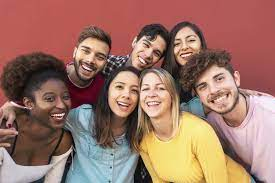
#> input picture test_images/Unknown.jpeg, 275 x 183 px
$ python pyramid_blur.py
#> lines starting #> are read from the running program, lines starting #| are printed output that depends on the picture; after the words box and inside, x2 and y2 are one past the last pixel; in counts of white or black regions, pixels touching at a corner belong together
import numpy as np
import cv2
from PIL import Image, ImageDraw


def gaussian_pyramid(img, num_levels):
    lower = img.copy()
    gaussian_pyr = [lower]
    for i in range(num_levels):
        lower = cv2.pyrDown(lower)
        gaussian_pyr.append(np.float32(lower))
    return gaussian_pyr

def laplacian_pyramid(gaussian_pyr):
    laplacian_top = gaussian_pyr[-1]
    num_levels = len(gaussian_pyr) - 1

    laplacian_pyr = [laplacian_top]
    for i in range(num_levels,0,-1):
        size = (gaussian_pyr[i - 1].shape[1], gaussian_pyr[i - 1].shape[0])
        gaussian_expanded = cv2.pyrUp(gaussian_pyr[i], dstsize=size)
        laplacian = np.subtract(gaussian_pyr[i-1], gaussian_expanded )
        laplacian_pyr.append(laplacian)

    return laplacian_pyr

def blend(laplacian_A,laplacian_B,mask_pyr):
    LS = []
    for la,lb,mask in zip(laplacian_A,laplacian_B,mask_pyr):
        ls = lb * mask + la * (1.0 - mask)
        LS.append(ls)
    return LS

def reconstruct(laplacian_pyr):
    laplacian_top = laplacian_pyr[0]
    laplacian_lst = [laplacian_top]
    num_levels = len(laplacian_pyr) - 1

    for i in range(num_levels):
        size = (laplacian_pyr[i + 1].shape[1], laplacian_pyr[i + 1].shape[0])
        laplacian_expanded = cv2.pyrUp(laplacian_top, dstsize=size)
        laplacian_expanded = laplacian_expanded.astype(laplacian_pyr[i+1].dtype)
        laplacian_top = cv2.add(laplacian_pyr[i+1], laplacian_expanded)
        laplacian_lst.append(laplacian_top)
    return laplacian_lst

def blur_object(num_levels = 7):

    # Load the two images
#> called with num_levels = 5
    img1 = cv2.imread('test_images/Unknown.jpeg')
#> img1 is the input picture: shape (183, 275, 3); mean B, G, R 101.9, 115.6, 156.5
    # img1 = cv2.resize(img1, (1800, 1000))
    img2 = cv2.flip(img1, 0)
    # img2 = cv2.resize(img2, (1800, 1000))

    # Create the mask
    y1, y2, x1, x2, = 25, 70, 100, 200
    mask = np.zeros_like((img1), dtype='float32')
    mask[25:70, 100:200,:] = (1,1,1)
    # (0,0,0)


    # For image-1, calculate Gaussian and Laplacian
    gaussian_pyr_1 = gaussian_pyramid(img1, num_levels)
#> after the loop in gaussian_pyramid, `for i in range(num_levels):`: gaussian_pyr = 6 items
#> gaussian_pyr_1 = 6 items
    laplacian_pyr_1 = laplacian_pyramid(gaussian_pyr_1)
#> in laplacian_pyramid, `num_levels = len(gaussian_pyr) - 1`: num_levels = 5
#> after the loop in laplacian_pyramid, `for i in range(num_levels,0,-1):`: laplacian_pyr = 6 items
#> laplacian_pyr_1 = 6 items

    # For image-2, calculate Gaussian and Laplacian
    gaussian_pyr_2 = gaussian_pyramid(img2, num_levels)
#> the loop in gaussian_pyramid (call 2), `for i in range(num_levels):` made 5 passes
#> pass 3, in gaussian_pyramid (call 2), `lower = cv2.pyrDown(lower)`:
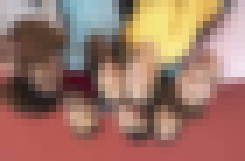
#> lower: shape (23, 35, 3) (shown 7 times larger); mean B, G, R 103.1, 117, 156.7
#> gaussian_pyr_2 = 6 items
    laplacian_pyr_2 = laplacian_pyramid(gaussian_pyr_2)
#> the loop in laplacian_pyramid (call 2), `for i in range(num_levels,0,-1):` made 5 passes
#> pass 3, in laplacian_pyramid (call 2), `laplacian = np.subtract(gaussian_pyr[i-1], gaussian_expanded )`:
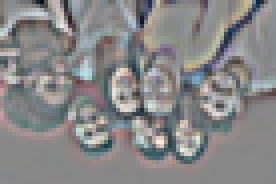
#> laplacian: shape (46, 69, 3) float32 (shown 4 times larger); mean of channels 0, 1, 2 -0.1, -0.1, -0.1; drawn with min black and max white
#> laplacian_pyr_2 = 6 items

    # Calculate the Gaussian pyramid for the mask image and reverse it.
    mask_pyr_final = gaussian_pyramid(mask, num_levels)
#> mask_pyr_final = 6 items
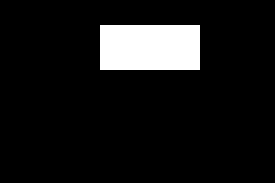
#> mask: shape (183, 275, 3) float32; values 0 (black) and 1 (white), 8.9% white; 1 white region, box (x1, y1, x2, y2) and area: (100, 25, 200, 70) 4500
    mask_pyr_final.reverse()

    # Blend the imagesß
    add_laplace = blend(laplacian_pyr_1,laplacian_pyr_2,mask_pyr_final)
#> the loop in blend, `for la,lb,mask in zip(laplacian_A,laplacian_B,mask_pyr):` made 6 passes
#> pass 3, in blend, `ls = lb * mask + la * (1.0 - mask)`:
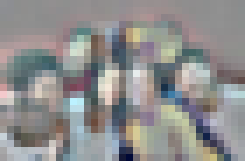
#> ls: shape (23, 35, 3) float32 (shown 7 times larger); mean of channels 0, 1, 2 -0.1, 0.1, 0.5; drawn with min black and max white
#> add_laplace = 6 items

    # Reconstruct the images
    final  = reconstruct(add_laplace)
#> in reconstruct, `num_levels = len(laplacian_pyr) - 1`: num_levels = 5
#> after the loop in reconstruct, `for i in range(num_levels):`:
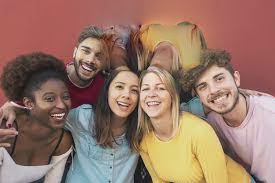
#> laplacian_top: shape (183, 275, 3) float32; mean of channels 0, 1, 2 102.9, 119.8, 159.2; drawn with min black and max white
#> after the loop in reconstruct, `for i in range(num_levels):`: laplacian_lst = 6 items
#> final = 6 items
    end = final[num_levels].astype(img1.dtype)

    # cv2.imshow('img', img1)
    cv2.imshow('img1', cv2.rectangle(img1, (x1, y1), (x2, y2), (255, 0, 0), 2))
    # cv2.imshow('img2', img2)
    cv2.imshow('img2', cv2.rectangle(img2, (x1, y1), (x2, y2), (255, 0, 0), 2))
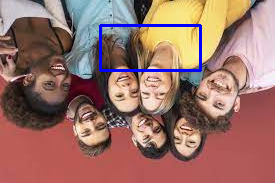
#> window 'img2': shape (183, 275, 3); mean B, G, R 104.3, 112.9, 153.6
    cv2.imshow('final', end)
    cv2.imshow('final0', cv2.rectangle(end, (x1, y1), (x2, y2), (255, 0, 0), 2))
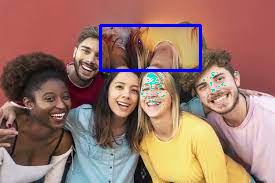
#> window 'final0': shape (183, 275, 3); mean B, G, R 105.4, 117.5, 155.3
    # [5 lines of commented-out code are left out]
    cv2.waitKey(0)


if __name__ == "__main__":
    blur_object(num_levels = 5)

$ run again, with test_images/getty_517194189_373099.jpeg copied over test_images/Unknown.jpeg
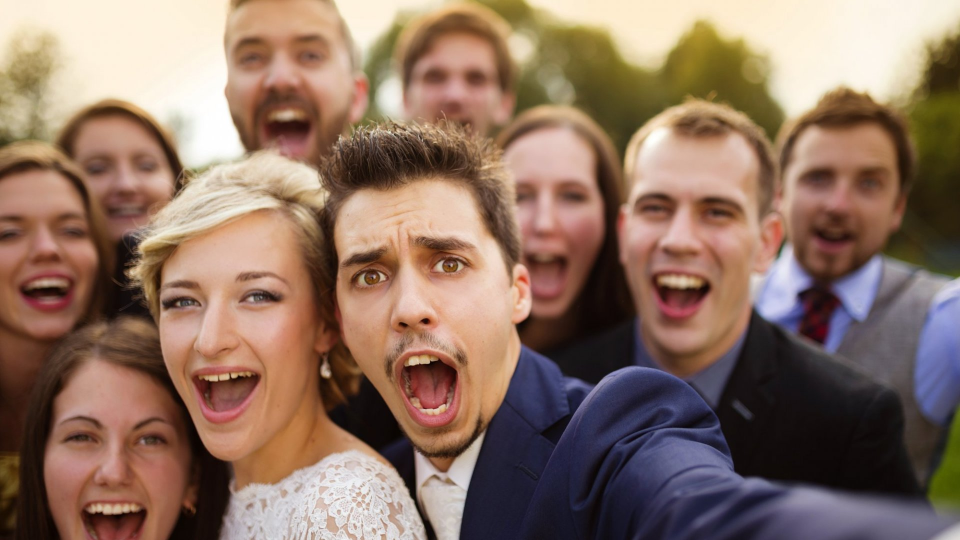
#> input picture test_images/getty_517194189_373099.jpeg, 1920 x 1080 px (shown at 1/2 size)
#> in blur_object, img1 is the input picture: shape (1080, 1920, 3); mean B, G, R 98.7, 114, 140.9
#> after the loop in gaussian_pyramid, `for i in range(num_levels):`: gaussian_pyr = 6 items
#> in laplacian_pyramid, `num_levels = len(gaussian_pyr) - 1`: num_levels = 5
#> after the loop in laplacian_pyramid, `for i in range(num_levels,0,-1):`: laplacian_pyr = 6 items
#> after the loop in gaussian_pyramid (call 2), `for i in range(num_levels):`:
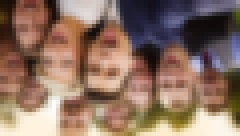
#> lower: shape (34, 60, 3) (shown 4 times larger); mean B, G, R 98, 112.9, 139.8
#> mask: shape (1080, 1920, 3) float32; values 0 (black) and 1 (white), 0.22% white; 1 white region, box (x1, y1, x2, y2) and area: (100, 25, 200, 70) 4500
#> the loop in blend, `for la,lb,mask in zip(laplacian_A,laplacian_B,mask_pyr):` made 6 passes
#> in reconstruct, `num_levels = len(laplacian_pyr) - 1`: num_levels = 5
#> after the loop in reconstruct, `for i in range(num_levels):`: laplacian_lst = 6 items
#> in blur_object, `cv2.imshow('final0', cv2.rectangle(end, (x1, y1), (x2, y2), (255, 0, 0..`:
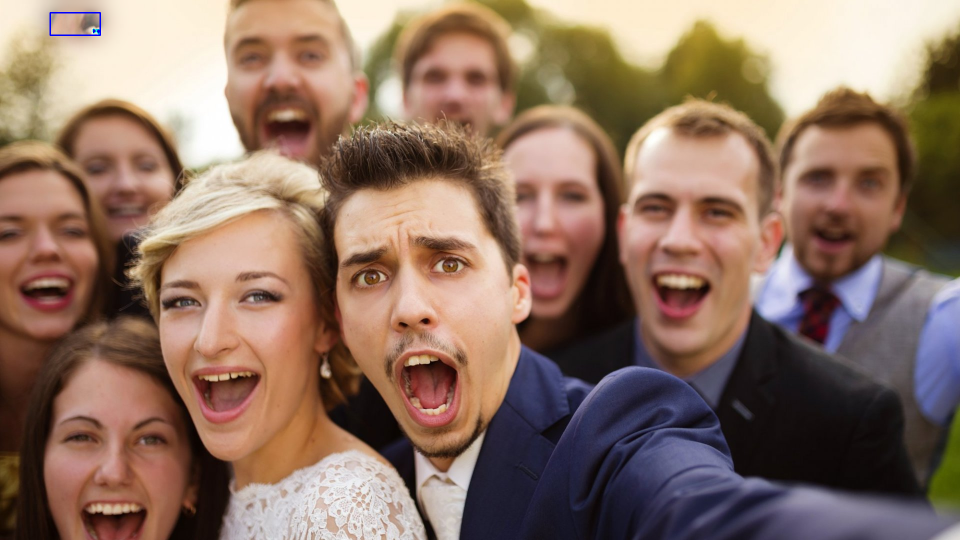
#> window 'final0': shape (1080, 1920, 3) (shown at 1/2 size); mean B, G, R 98.4, 113.6, 140.5

$ run again, with test_images/what-is-people-operations-2400x2400-20201118.jpg copied over test_images/Unknown.jpeg
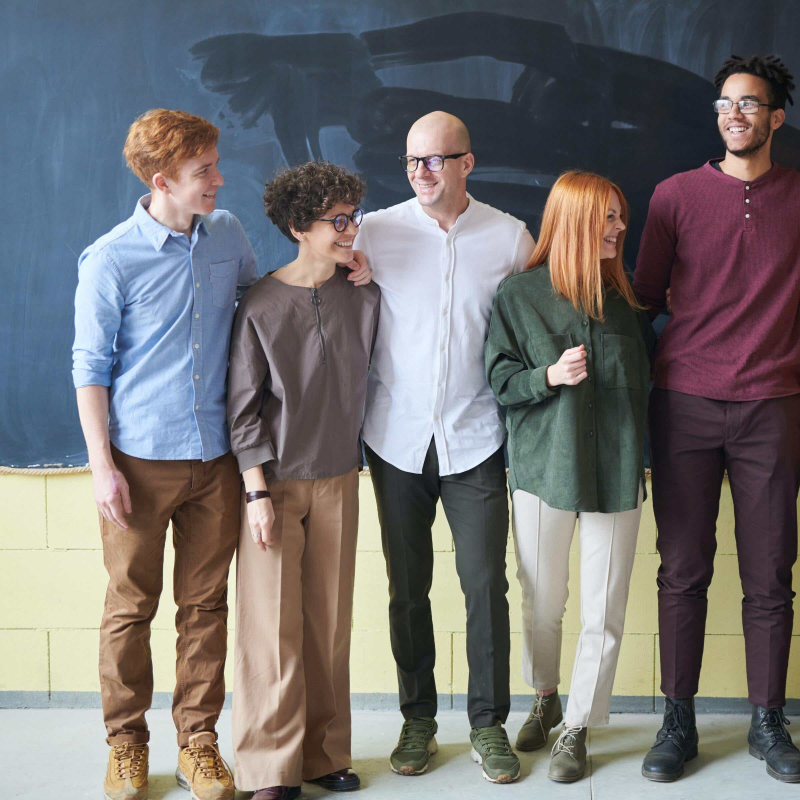
#> input picture test_images/what-is-people-operations-2400x2400-20201118.jpg, 2400 x 2400 px (shown at 1/3 size)
#> in blur_object, img1 is the input picture: shape (2400, 2400, 3); mean B, G, R 114.8, 113.8, 115.7
#> after the loop in gaussian_pyramid, `for i in range(num_levels):`: gaussian_pyr = 6 items
#> in laplacian_pyramid, `num_levels = len(gaussian_pyr) - 1`: num_levels = 5
#> after the loop in laplacian_pyramid, `for i in range(num_levels,0,-1):`: laplacian_pyr = 6 items
#> after the loop in gaussian_pyramid (call 2), `for i in range(num_levels):`:
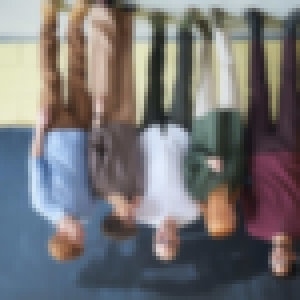
#> lower: shape (75, 75, 3) (shown 4 times larger); mean B, G, R 116, 115, 116.8
#> mask: shape (2400, 2400, 3) float32; values 0 (black) and 1 (white), 0.08% white; 1 white region, box (x1, y1, x2, y2) and area: (100, 25, 200, 70) 4500
#> the loop in blend, `for la,lb,mask in zip(laplacian_A,laplacian_B,mask_pyr):` made 6 passes
#> in reconstruct, `num_levels = len(laplacian_pyr) - 1`: num_levels = 5
#> the loop in reconstruct, `for i in range(num_levels):` made 5 passes
#> pass 1, in reconstruct, `laplacian_top = cv2.add(laplacian_pyr[i+1], laplacian_expanded)`:
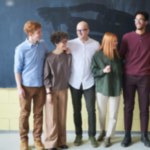
#> laplacian_top: shape (150, 150, 3) float32; mean of channels 0, 1, 2 114.9, 113.9, 115.7; drawn as B, G, R
#> after the loop in reconstruct, `for i in range(num_levels):`: laplacian_lst = 6 items
